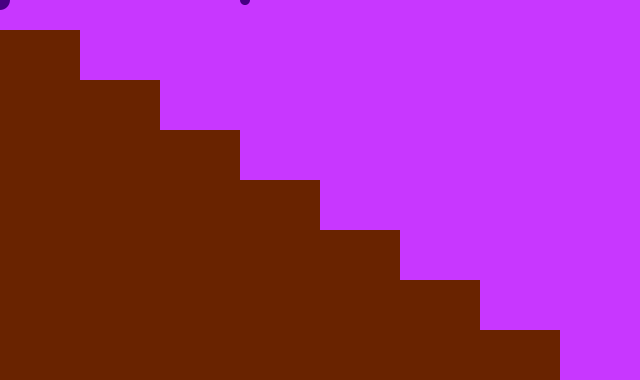
Frame 1 (no input)
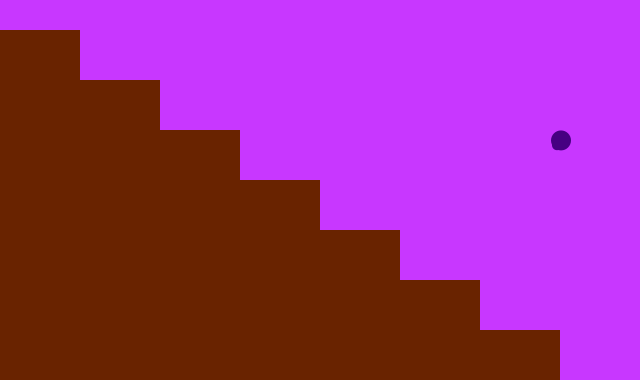
Frame 60 (the mouse pressed at the canvas centre just before this capture)
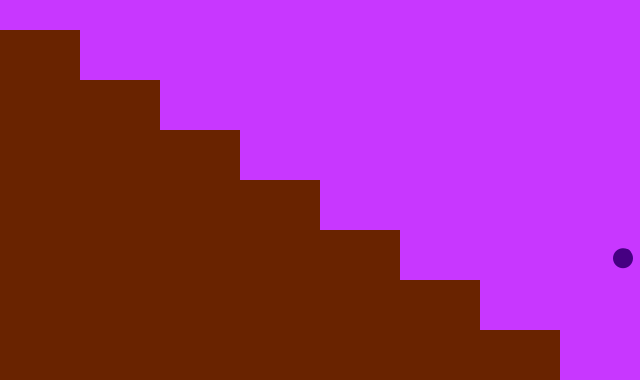
Frame 120 (the mouse held since frame 60 and released just before this capture)

The Processing sketch that drew these frames (run headless with seeded random() and noise(); from frame 60 on, the mouse is pressed at the canvas centre):

// Processing sketch: processing_54890
// ── processing_54890.pde

float x2, y2;
float radius;
float speedX, speedY;
float damping;
float friction;
float gravity;
 
 
void setup(){
  size(640, 380);
  background(0, 55, 55);
   
  x2 = 0.0;
  y2 = 0.0;
  radius = 5.0;
  speedX = 2.0;
  speedY = 0;
  damping = 0.8;
  friction = 0.75;
  gravity = .02;
  drawStairs();
   
}
  
void drawStairs(){
  float x = 0.0;
  float y = 30.0;
   
  noStroke();
  fill(105, 35, 0);
  rect(x, y, 80, 50);
   
  pushMatrix();
  translate(0, 50);
  rect(x, y, 160, 50);
  popMatrix();
   
  pushMatrix();
  translate(0, 100);
  rect(x, y, 240, 50);
  popMatrix();
   
  pushMatrix();
  translate(0, 150);
  rect(x, y, 320, 50);
  popMatrix();
   
  pushMatrix();
  translate(0, 200);
  rect(x, y, 400, 50);
  popMatrix();
   
  pushMatrix();
  translate(0, 250);
  rect(x, y, 480, 50);
  popMatrix();
   
   
  pushMatrix();
  translate(0, 300);
  rect(x, y, 560, 50);
  popMatrix();
}
   
void draw(){
  background(200, 55, 255);
  drawStairs();
  fill(70, 0, 130);
  ellipse(x2, y2, radius*4, radius*4);
  x2 += speedX;
  speedY += gravity;
  y2 += speedY;
  
   
  collide();
 
   
}
 
void collide(){
  x2 += speedX;
  speedY += gravity;
  y2 += speedY;
  if (x2 > width-radius){
    speedX *= -1;
  }
  if (y2 > 380-radius){
    y2 = 380-radius;
    speedY *= -1;
    speedY *= damping;
    speedX *= friction;
  }
  if (x2 < 240+radius){
    x2 = 240+radius;
    speedX *= -1;
  }
  if (y2 == 380-radius && abs(speedX) > 0.5 && abs(speedY) > 0.5){
   ellipse(x2, y2+(radius/4) , radius*2, radius*1.5);
  } else {
    ellipse(x2, y2, radius*2, radius*2);
  }
 
  if (y2 > 380-radius){
    y2 = 380-radius;
    speedY *= -1;
    speedY *= damping;
    speedX *= friction;
  } else if (x2 < 320+radius){
    x2 = 320+radius;
    speedX *= -1;
  } if (x2 < 480+radius){
    x2 = 480+radius;
    speedX *= -1;
  }
  
  
}
